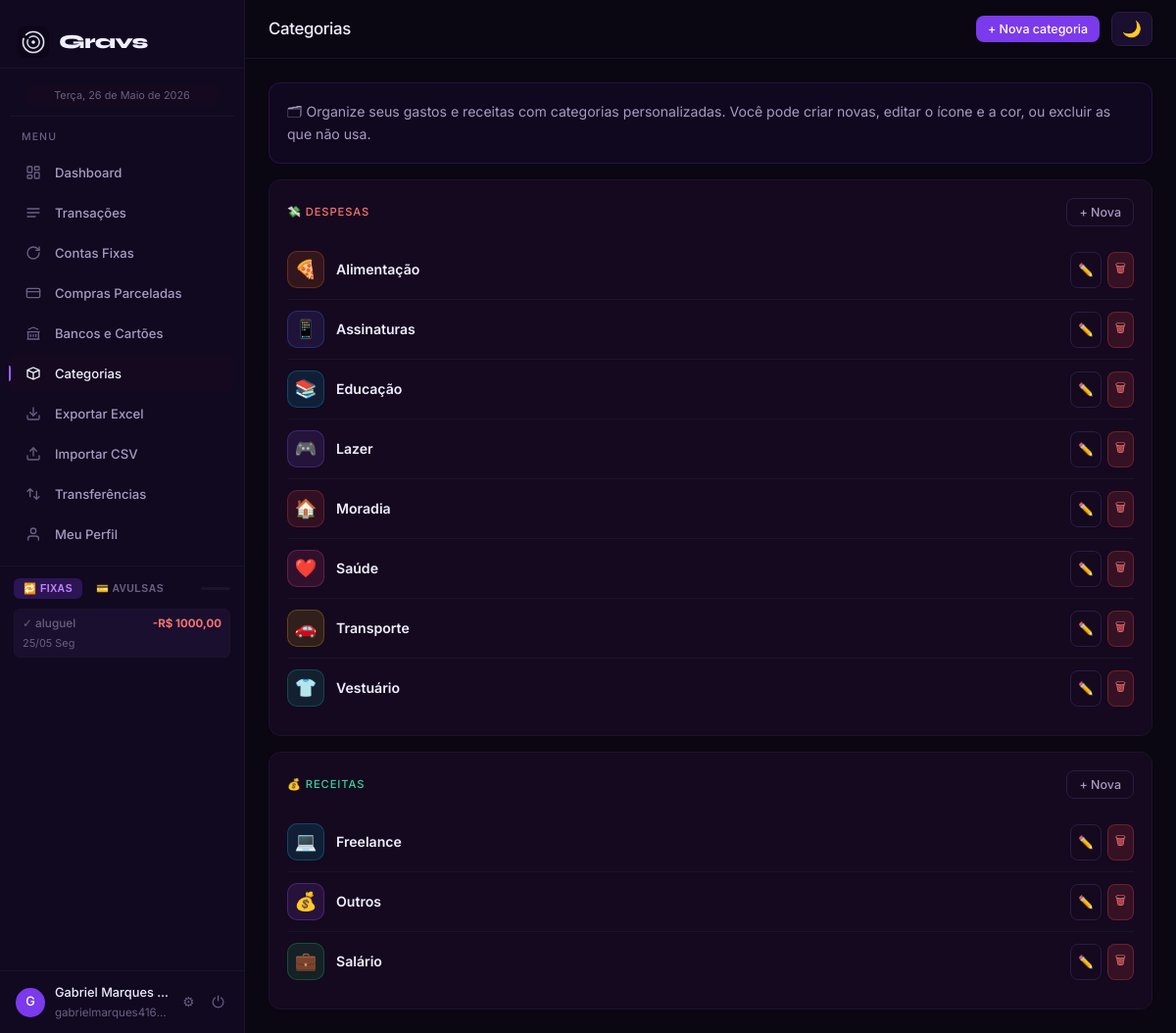
The page /categorias/ (signed in) on the database its author committed.
### tables this page shows
CREATE TABLE usuarios (
                id          INTEGER PRIMARY KEY AUTOINCREMENT,
                email       TEXT    NOT NULL UNIQUE COLLATE NOCASE,
                senha_hash  TEXT    NOT NULL,
                nome        TEXT    NOT NULL,
                criado_em   TEXT    DEFAULT CURRENT_TIMESTAMP,
                ativo       INTEGER DEFAULT 1 CHECK(ativo IN (0,1))
            , modo_contabil INTEGER DEFAULT 0, onboarding_completo INTEGER DEFAULT 0, email_verificado INTEGER DEFAULT 0, aceite_termos_em TEXT, excluido_em TEXT);

CREATE TABLE categorias (
                id          INTEGER PRIMARY KEY AUTOINCREMENT,
                nome        TEXT    NOT NULL,
                tipo        TEXT    NOT NULL CHECK(tipo IN ('receita','despesa')),
                usuario_id  INTEGER NOT NULL,
                icone       TEXT    DEFAULT '💰',
                cor         TEXT    DEFAULT '#a855f7',
                FOREIGN KEY (usuario_id) REFERENCES usuarios(id) ON DELETE CASCADE,
                UNIQUE(nome, usuario_id)
            );

### routes/categorias.py (the view)
@categorias_bp.route("/")
@login_required
def lista():
    svc = get_services()
    cats = svc.categorias_repo.listar_por_usuario(current_user.id)
    receitas = [c for c in cats if c["tipo"] == "receita"]
    despesas = [c for c in cats if c["tipo"] == "despesa"]
    return render_template(
        "categorias/lista.html",
        receitas=receitas,
        despesas=despesas,
        icones=ICONES_DISPONIVEIS,
    )

### app.py (called while the page is built)
def _configurar_login(app: Flask, container: ServiceContainer) -> None:
    login_manager = LoginManager()
    login_manager.init_app(app)
    login_manager.login_view = "auth.login"
    login_manager.login_message = "Faça login para acessar"
    login_manager.login_message_category = "info"
    @login_manager.user_loader
    def load_user(user_id: str) -> UserPrincipal | None:
        dados = container.usuarios_repo.buscar_por_id(int(user_id))
        if dados:
            return make_user_principal(dados)
        return None

### database/manager.py (called while the page is built)
    @contextmanager
    def get_conn(self) -> Generator[sqlite3.Connection, None, None]:
        conn = sqlite3.connect(
            self.db_path,
            timeout=20.0,
            check_same_thread=False,
        )
        conn.execute("PRAGMA journal_mode=WAL")
        conn.execute("PRAGMA foreign_keys = ON")
        conn.execute("PRAGMA synchronous = NORMAL")
        conn.execute("PRAGMA busy_timeout = 5000")
        conn.execute("PRAGMA cache_size = -8000")   # 8MB de cache em memória
        conn.execute("PRAGMA temp_store = MEMORY")  # tabelas temporárias em RAM
        conn.execute("PRAGMA mmap_size = 268435456") # 256MB memory-mapped I/O
        conn.row_factory = sqlite3.Row
        try:
            yield conn
            conn.commit()
        except Exception:
            conn.rollback()
            raise
        finally:
            conn.close()

### database/repositories.py (called while the page is built)
def _row_to_dict(row: sqlite3.Row | None) -> dict | None:
    if row is None:
        return None
    return dict(row)

def _rows_to_list(rows: list[sqlite3.Row]) -> list[dict]:
    return [dict(r) for r in rows]

    def buscar_por_id(self, user_id: int) -> dict | None:
        with self._db.get_conn() as conn:
            row = conn.execute(
                "SELECT id, email, senha_hash, nome, modo_contabil, "
                "COALESCE(onboarding_completo, 0) as onboarding_completo FROM usuarios "
                "WHERE id = ? AND ativo = 1",
                (int(user_id),),
            ).fetchone()
        return _row_to_dict(row)

    def listar_por_usuario(self, usuario_id: int) -> list[dict]:
        with self._db.get_conn() as conn:
            rows = conn.execute(
                "SELECT id, nome, tipo, icone, cor FROM categorias "
                "WHERE usuario_id = ? ORDER BY tipo, nome",
                (usuario_id,),
            ).fetchall()
        return _rows_to_list(rows)

### routes/helpers.py (called while the page is built)
def get_services() -> ServiceContainer:
    return current_app.extensions["services"]

### templates/categorias/lista.html (shortened to what this page needs)
{% extends "base.html" %}
{% block page_title %}Categorias{% endblock %}
{% block topbar_actions %}
  <button class="btn btn-primary btn-sm" onclick="abrirModal('despesa')">+ Nova categoria</button>
{% endblock %}
{% block content %}
<div class="card mb-16 fade-up" style="background:rgba(124,58,237,0.06);border-color:rgba(124,58,237,0.2)">
  <div style="font-size:0.88rem;color:var(--text2);line-height:1.6">
    🗂 Organize seus gastos e receitas com categorias personalizadas. Você pode criar novas, editar o ícone e a cor, ou excluir as que não usa.
  </div>
</div>
<div class="card fade-up mb-16">
  <div style="display:flex;align-items:center;justify-content:space-between;margin-bottom:14px">
    <div class="card-title" style="margin-bottom:0;color:var(--red2)">💸 Despesas</div>
    <button class="btn btn-sm btn-secondary" onclick="abrirModal('despesa')">+ Nova</button>
  </div>
  {% if despesas %}
    {% for c in despesas %}
      <div class="cat-item">
        <div class="cat-icone" style="background:{{ c.cor }}22;border:1px solid {{ c.cor }}44">
          <span>{{ c.icone }}</span>
        </div>
        <div class="cat-info">
          <div class="cat-nome">{{ c.nome }}</div>
        </div>
        <div style="display:flex;gap:6px">
          <button class="btn btn-sm btn-secondary btn-icon"
                  onclick="abrirEditar({{ c.id }}, '{{ c.nome|e }}', '{{ c.icone }}', '{{ c.cor }}', 'despesa')"
                  title="Editar">✏️</button>
          <form method="POST" action="{{ url_for('categorias.deletar', cat_id=c.id) }}"
                onsubmit="return confirm('Excluir {{ c.nome|e }}?')">
            <button type="submit" class="btn btn-sm btn-danger btn-icon" title="Excluir">🗑</button>
          </form>
        </div>
      </div>
    {% endfor %}
  {% else %}
    <div class="empty-state" style="padding:24px">
      <p>Nenhuma categoria de despesa</p>
    </div>
  {% endif %}
</div>
<div class="card fade-up delay-1">
  <div style="display:flex;align-items:center;justify-content:space-between;margin-bottom:14px">
    <div class="card-title" style="margin-bottom:0;color:var(--green2)">💰 Receitas</div>
    <button class="btn btn-sm btn-secondary" onclick="abrirModal('receita')">+ Nova</button>
  </div>
  {% if receitas %}
    {% for c in receitas %}
      <div class="cat-item">
        <div class="cat-icone" style="background:{{ c.cor }}22;border:1px solid {{ c.cor }}44">
          <span>{{ c.icone }}</span>
        </div>
        <div class="cat-info">
          <div class="cat-nome">{{ c.nome }}</div>
        </div>
        <div style="display:flex;gap:6px">
          <button class="btn btn-sm btn-secondary btn-icon"
                  onclick="abrirEditar({{ c.id }}, '{{ c.nome|e }}', '{{ c.icone }}', '{{ c.cor }}', 'receita')"
                  title="Editar">✏️</button>
          <form method="POST" action="{{ url_for('categorias.deletar', cat_id=c.id) }}"
                onsubmit="return confirm('Excluir {{ c.nome|e }}?')">
            <button type="submit" class="btn btn-sm btn-danger btn-icon" title="Excluir">🗑</button>
          </form>
        </div>
      </div>
    {% endfor %}
  {% else %}
    <div class="empty-state" style="padding:24px">
      <p>Nenhuma categoria de receita</p>
    </div>
  {% endif %}
</div>
{% endblock %}

### templates/base.html (shortened to what this page needs)
<!DOCTYPE html>
<html lang="pt-BR">
<head>
</head>
<body>
{% block body %}
<div class="app-layout">
  <aside class="sidebar" id="sidebar">
    <div class="sidebar-logo">
      <img src="/static/icon-192.png" alt="Gravs" width="32" height="32"
           style="border-radius:8px;flex-shrink:0;object-fit:contain" />
      <span style="font-family:'Syne',sans-serif;font-size:1.25rem;font-weight:800;letter-spacing:-0.03em;color:var(--text)">Gravs</span>
    </div>
    <nav class="sidebar-nav">
      <div style="padding:4px 16px 10px;border-bottom:1px solid var(--border)">
        <div id="data-completa"
             style="font-size:0.68rem;color:var(--text3);
                    text-align:center;line-height:1.3;
                    background:var(--surface);border-radius:6px;
                    padding:4px 8px"></div>
      </div>
      <span class="nav-label">Menu</span>
      <a href="{{ url_for('dashboard.index') }}"
         class="nav-link {% if request.endpoint == 'dashboard.index' %}active{% endif %}">
        <div class="nav-icon"></div>Dashboard
      </a>
      <a href="{{ url_for('transacoes.todas') }}"
         class="nav-link {% if request.blueprint == 'transacoes' %}active{% endif %}">
        <div class="nav-icon"><svg width="20" height="20" viewBox="0 0 24 24" fill="none" stroke="currentColor" stroke-width="2" stroke-linecap="round" stroke-linejoin="round"><path d="M3 12h18M3 6h18M3 18h12"/></svg></div>Transações
      </a>
      <a href="{{ url_for('recorrentes.fixas') }}"
         class="nav-link {% if request.blueprint == 'recorrentes' %}active{% endif %}">
        <div class="nav-icon"><svg width="20" height="20" viewBox="0 0 24 24" fill="none" stroke="currentColor" stroke-width="2" stroke-linecap="round" stroke-linejoin="round"><path d="M21 12a9 9 0 1 1-9-9c2.52 0 4.93 1 6.74 2.74L21 8"/><polyline points="21 3 21 8 16 8"/></svg></div>Contas Fixas
      </a>
      <a href="{{ url_for('transacoes.parcelados') }}"
         class="nav-link {% if request.endpoint == 'transacoes.parcelados' %}active{% endif %}">
        <div class="nav-icon"><svg width="20" height="20" viewBox="0 0 24 24" fill="none" stroke="currentColor" stroke-width="2" stroke-linecap="round" stroke-linejoin="round"><rect x="2" y="5" width="20" height="14" rx="2"/><line x1="2" y1="10" x2="22" y2="10"/></svg></div>Compras Parceladas
      </a>
      <a href="{{ url_for('contas.lista') }}"
         class="nav-link {% if request.blueprint == 'contas' %}active{% endif %}">
        <div class="nav-icon"><svg width="20" height="20" viewBox="0 0 24 24" fill="none" stroke="currentColor" stroke-width="2" stroke-linecap="round" stroke-linejoin="round"><path d="M3 21h18M3 10h18M5 6l7-3 7 3M4 10v11M20 10v11M8 14v3M12 14v3M16 14v3"/></svg></div>Bancos e Cartões
      </a>
      <a href="{{ url_for('categorias.lista') }}"
         class="nav-link {% if request.blueprint == 'categorias' %}active{% endif %}">
        <div class="nav-icon"><svg width="20" height="20" viewBox="0 0 24 24" fill="none" stroke="currentColor" stroke-width="2" stroke-linecap="round" stroke-linejoin="round"><path d="M3 7l9-4 9 4M3 7v10l9 4 9-4V7M3 7l9 4 9-4M12 11v10"/></svg></div>Categorias
      </a>
      <a href="{{ url_for('contabil.exportar') }}"
         class="nav-link {% if request.blueprint == 'contabil' %}active{% endif %}">
        <div class="nav-icon"><svg width="20" height="20" viewBox="0 0 24 24" fill="none" stroke="currentColor" stroke-width="2" stroke-linecap="round" stroke-linejoin="round"><path d="M21 15v4a2 2 0 0 1-2 2H5a2 2 0 0 1-2-2v-4"/><polyline points="7 10 12 15 17 10"/><line x1="12" y1="15" x2="12" y2="3"/></svg></div>Exportar Excel
      </a>
      <a href="{{ url_for('importacao.index') }}"
         class="nav-link {% if request.blueprint == 'importacao' %}active{% endif %}">
        <div class="nav-icon"><svg width="20" height="20" viewBox="0 0 24 24" fill="none" stroke="currentColor" stroke-width="2" stroke-linecap="round" stroke-linejoin="round"><path d="M21 15v4a2 2 0 0 1-2 2H5a2 2 0 0 1-2-2v-4"/><polyline points="17 8 12 3 7 8"/><line x1="12" y1="3" x2="12" y2="15"/></svg></div>Importar CSV
      </a>
      <a href="{{ url_for('transferencias.nova') }}"
         class="nav-link {% if request.blueprint == 'transferencias' %}active{% endif %}">
        <div class="nav-icon"><svg width="20" height="20" viewBox="0 0 24 24" fill="none" stroke="currentColor" stroke-width="2" stroke-linecap="round" stroke-linejoin="round"><path d="M7 16V4m0 0L3 8m4-4l4 4"/><path d="M17 8v12m0 0l4-4m-4 4l-4-4"/></svg></div>Transferências
      </a>
      <a href="{{ url_for('perfil.index') }}"
         class="nav-link {% if request.blueprint == 'perfil' %}active{% endif %}">
        <div class="nav-icon"><svg width="20" height="20" viewBox="0 0 24 24" fill="none" stroke="currentColor" stroke-width="2" stroke-linecap="round" stroke-linejoin="round"><path d="M20 21v-2a4 4 0 0 0-4-4H8a4 4 0 0 0-4 4v2"/><circle cx="12" cy="7" r="4"/></svg></div>Meu Perfil
      </a>
    </nav>
    <div style="padding:12px 14px;border-top:1px solid var(--border);flex:1;display:flex;flex-direction:column">
      <div style="display:flex;align-items:center;justify-content:space-between;margin-bottom:10px">
        <div style="display:flex;gap:4px">
          <button id="tab-fixas" onclick="setTab('fixas')"
                  style="font-size:0.65rem;font-weight:700;letter-spacing:0.05em;text-transform:uppercase;
                         padding:4px 10px;border-radius:6px;border:none;cursor:pointer;transition:all 0.2s;
                         background:rgba(124,58,237,0.25);color:var(--purple3)">🔁 Fixas</button>
          <button id="tab-avulsas" onclick="setTab('avulsas')"
                  style="font-size:0.65rem;font-weight:700;letter-spacing:0.05em;text-transform:uppercase;
                         padding:4px 10px;border-radius:6px;border:none;cursor:pointer;transition:all 0.2s;
                         background:transparent;color:var(--text3)">💳 Avulsas</button>
        </div>
        <div style="width:30px;height:3px;background:var(--border);border-radius:99px;overflow:hidden">
        </div>
      </div>
      <div id="widget-fixas" style="height:180px;overflow-y:auto;scrollbar-width:thin">
        <div id="fixas-lista" style="display:flex;flex-direction:column;gap:5px">
        </div>
      </div>
    </div>
    <div class="sidebar-user">
      <div class="user-avatar">{% if current_user.is_authenticated %}{{ current_user.nome[0].upper() }}{% else %}?{% endif %}</div>
      <div class="user-info">
        <div class="user-name">{% if current_user.is_authenticated %}{{ current_user.nome }}{% endif %}</div>
        <div class="user-email">{% if current_user.is_authenticated %}{{ current_user.email }}{% endif %}</div>
      </div>
      <a href="{{ url_for('perfil.index') }}" class="logout-btn" title="Meu perfil" style="color:var(--text3);font-size:0.85rem">⚙</a>
      <a href="{{ url_for('auth.logout') }}" class="logout-btn" title="Sair">⏻</a>
    </div>
  </aside>
  <main class="main">
    <div class="topbar">
      <div class="topbar-left">
        <div class="page-title">{% block page_title %}{% endblock %}</div>
      </div>
      <div class="d-flex align-center gap-12">
        {% block topbar_actions %}{% endblock %}
        <button onclick="alternarTema()" id="btn-tema"
                title="Alternar tema"
                style="background:var(--surface2);border:1px solid var(--border2);
                       border-radius:8px;padding:7px 10px;cursor:pointer;
                       font-size:1rem;transition:all 0.2s;color:var(--text2)">
        </button>
      </div>
    </div>
    <div class="page-content">
      {% block content %}{% endblock %}
    </div>
  </main>
</div>
{% endblock %}
</body>
</html>

### templates/categorias/lista.html (style rules this page uses)
.cat-item { display: flex; align-items: center; gap: 12px; padding: 11px 0; border-bottom: 1px solid var(--border); }
.cat-item:last-child { border-bottom: none; }
.cat-icone { width: 38px; height: 38px; border-radius: 10px; display: flex; align-items: center; justify-content: center; font-size: 1.15rem; flex-shrink: 0; }
.cat-info { flex: 1; min-width: 0; }
.cat-nome { font-weight: 600; color: var(--text); font-size: 0.88rem; }

### rows shown on the page
usuarios: nome "G", nome "Gabriel Marques…", email "gabrielmarques416…"
categorias: icone "🍕", nome "Alimentação"
categorias: icone "📱", nome "Assinaturas"
categorias: icone "📚", nome "Educação"
categorias: icone "🎮", nome "Lazer"
categorias: icone "🏠", nome "Moradia"
categorias: icone "❤️", nome "Saúde"
categorias: icone "🚗", nome "Transporte"
categorias: icone "👕", nome "Vestuário"
categorias: icone "💻", nome "Freelance"
categorias: icone "💰", nome "Outros"
categorias: icone "💼", nome "Salário"
